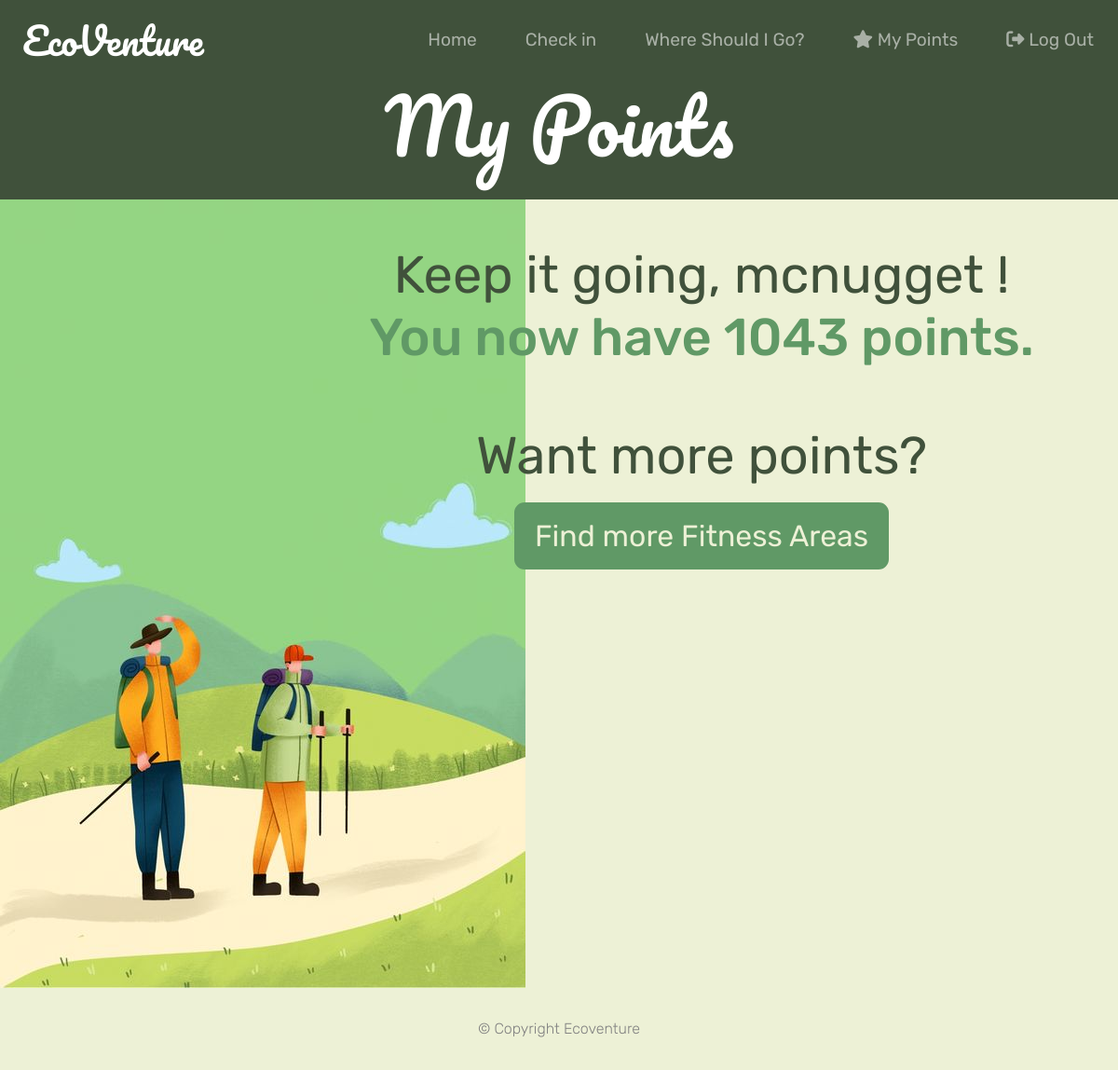
The page /showPoints (signed in) on the database as committed earlier.
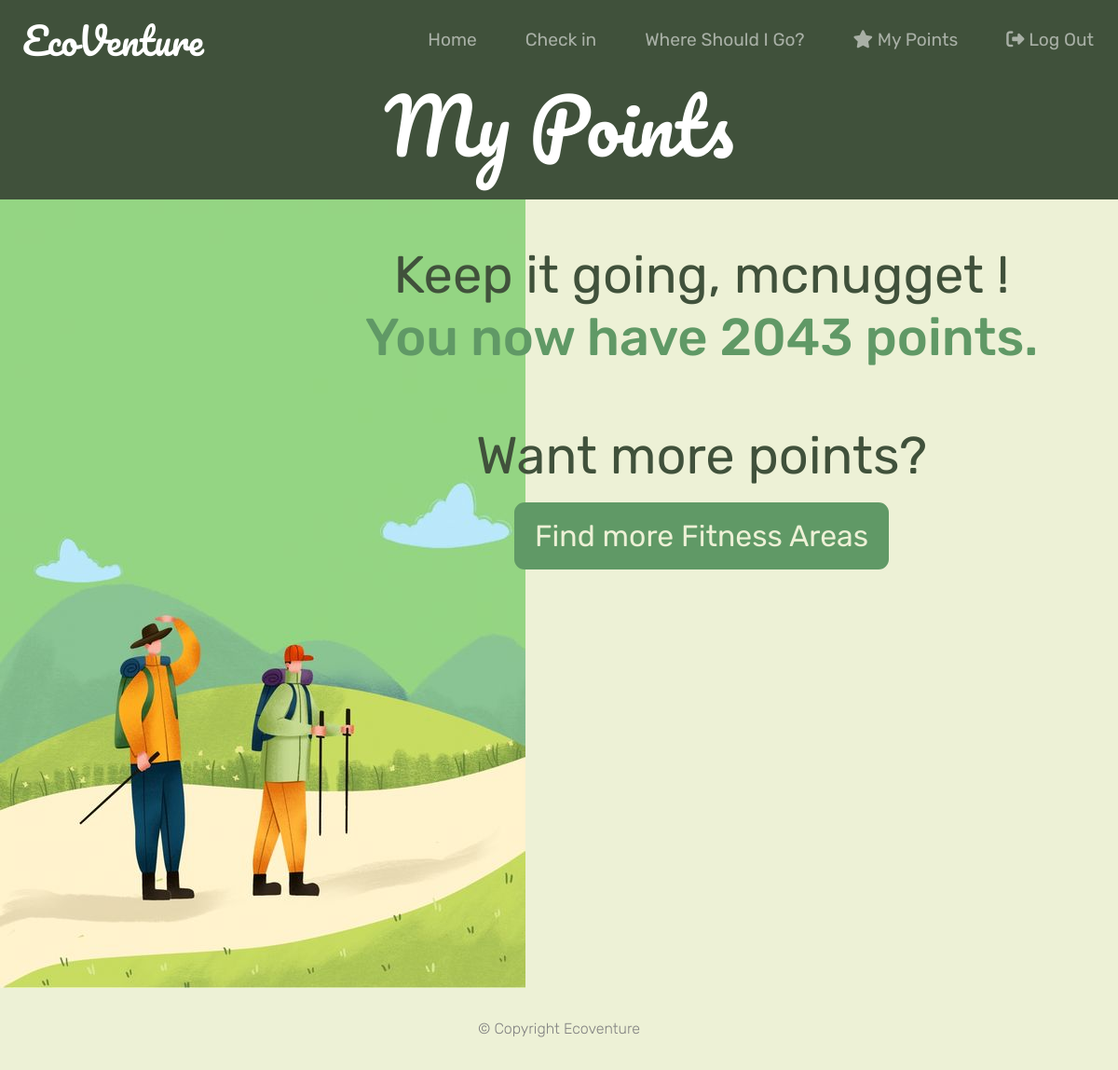
The same page on the database as committed later.
### user.py (models this page shows, shortened)
class User(db.Model):
    __bind_key__="users"
    __tablename__='users'
    username = db.Column(db.String(80), primary_key=True, nullable=False)
    email = db.Column(db.String(100), nullable=False)
    password_hash = db.Column(db.String(128), nullable=False)
    points = db.Column(db.Integer, default=0)
    def __init__(self,username, email, password_hash, points):
        self.username = username
        self.email = email
        self.password_hash = password_hash
        self.points= points

### checkin.py (the view)
@checkin_bp.route('/showPoints')
@login_required
def showPoints():
    username = session.get('username')
    user = User.query.filter_by(username=username).first()
    return render_template("myPoints.html",user = user)

### auth.py (called while the page is built)
@login_manager.user_loader
def load_user(username):
        connection=sqlite3.connect(current_app.config['USERSDBPATH'])
        cursor=connection.cursor()
        cursor.execute('SELECT * FROM users WHERE username=?',(username,))
        user_data=cursor.fetchone()
        connection.close()
        if not user_data:
            return None
        return User(user_data[0],user_data[1],user_data[2],user_data[3])

### templates/myPoints.html (shortened to what this page needs)
<!DOCTYPE html>
<html>
<head>
     <link
     href="https://cdn.jsdelivr.net/npm/bootstrap@5.3.0-alpha1/dist/css/bootstrap.min.css"
     rel="stylesheet"
   />
   <link rel="stylesheet" href="../static/styles.css" />
</head>
<body>
    <section class="colored-section ci-title-section">
    <nav class="navbar navbar-expand-lg navbar-dark">
        <a class="navbar-brand" href="/#">EcoVenture</a>
        <ul class="navbar-nav ms-auto">
        <li class="nav-item active">
            <a class="nav-link" href="/user">Home</a>
        </li>
        <li class="nav-item">
            <a class="nav-link" href="/check_in">Check in</a>
        </li>
        <li class="nav-item">
            <a class="nav-link" href="/whereshouldigo">Where Should I Go?</a>
        </li>
        <li class="nav-item">
          <a class="nav-link" href="/showPoints"><i class="fa-solid fa-star"></i> My Points</a>
      </li>
        <li class="nav-item">
            <a class="nav-link" href="/logout"><i class="fa-solid fa-right-from-bracket"></i> Log Out</a>
        </li>
      </ul>
    </nav>
    <h1 class="ci-title">My Points</h1>
</section>
    <div class="row">
        <div class="col-lg-3">
            <img src="../static/images/my-points-img.jpeg">
        </div>
        <div class="col-lg-9" style="text-align: center; padding: 3rem 2rem;">
            <h3 class="ci-description">Keep it going, {{user.username}}!</h3>
            <h4 class="ci-description" style="color: #609966">You now have {{user.points}} points.</h4>
            <h3 class="ci-description" style="margin-top: 7%">Want more points?</h3>
            <a href="/whereshouldigo"><button class="btn-big">Find more Fitness Areas</button></a>
        </div>
    </div>
	<footer class="light-section footer-section">
		<p class="footer-description">© Copyright Ecoventure</p>
	</footer>
</body>
</html>

### static/styles.css (style rules this page uses)
h1 { font-family: 'Pacifico', sans-serif; color: white; font-size: 5rem; }
h3 { font-family: 'Rubik', sans-serif; font-weight: 400; color: white; font-size: 1.5rem; }
body { font-family:'Rubik', sans-serif; font-weight: 300; background-color: #EDF1D6; color: white; }
.colored-section { background-color: #40513B; }
.light-section { background-color: #EDF1D6; }
.btn-big { -webkit-border-radius: 11; -moz-border-radius: 11; border-radius: 11px; border-style: solid; border-color: #609966; color: #EDF1D6; font-size: 2rem; background: #609966; padding: 10px 20px 10px 20px; text-decoration: none; outline: 0px; margin: 1rem; }
.navbar { padding-bottom: 0.5rem; }
.navbar-brand { font-family: 'Pacifico', sans-serif; font-size: 2.5rem; margin-left: 1.5rem; }
.nav-item { padding: 0 18px; font-weight: 400; }
.nav-link { font-size: 1.2rem; }
.footer-section { padding: 0.5rem 0; }
.footer-description { color: grey; size: 1rem; text-align: center; margin: 2% auto; }
.ci-title-section { text-align: center; padding-bottom: 1.5rem; }
.ci-title { padding: 0; }
.ci-description { color: #40513B; font-size: 3.5rem; padding: 0; margin: 0; }

Rows that differ between the two databases and show on the page:
changed User "mcnugget": points "1043" → "2043"
